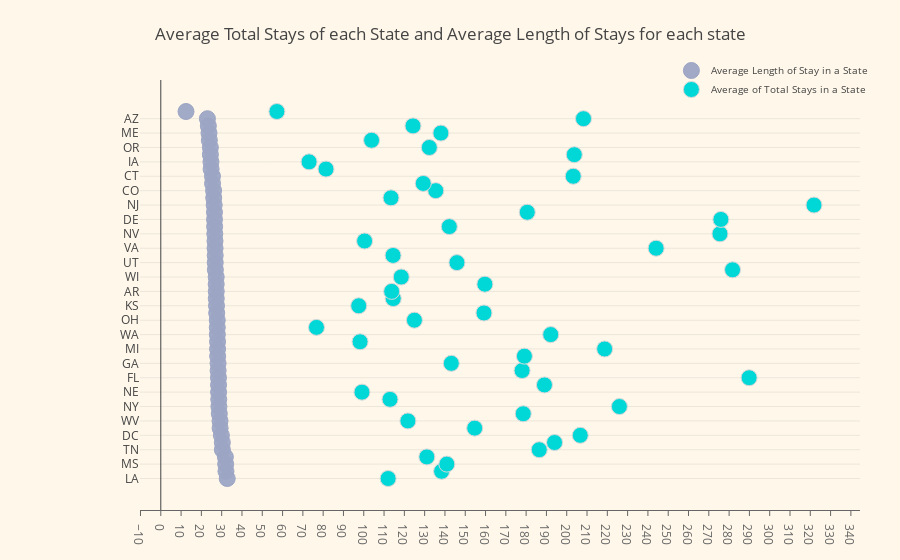

This figure's notebook cell:
### Markdown cell above
## 4. Finding States / Facilities with poor average length of stay days 

### 4.1 States and their average total number stays (of different facilities) and average length of stays (in different facilities)

### Code cell
query2 = """SELECT
  state, AVG(average_length_of_stays_days) as average_length_of_stays_days, AVG(total_stays) as total_stays
FROM
  `bigquery-public-data.cms_medicare.nursing_facilities_2014`
  GROUP BY 
  state
ORDER BY
  average_length_of_stays_days DESC;
        """
response2 = medicare.query_to_pandas_safe(query2)
response2.head(10)


trace0 = go.Scatter(
    x=response2.average_length_of_stays_days,
    y=response2.state,
    mode='markers',
    name='Average Length of Stay in a State',
    marker=dict(
        color='rgba(156, 165, 196, 0.95)',
        line=dict(
            color='rgba(156, 165, 196, 1.0)',
            width=1,
        ),
        symbol='circle',
        size=16,
    )
)
trace1 = go.Scatter(
    x=response2.total_stays,
    y=response2.state,
    mode='markers',
    name='Average of Total Stays in a State ',
    marker=dict(
        color='#00d8d8',
        line=dict(
            color='rgba(217, 217, 217, 1.0)',
            width=1,
        ),
        symbol='circle',
        size=16,
    )
)

data = [trace0, trace1]
layout = go.Layout(
    title="Average Total Stays of each State and Average Length of Stays for each state ",
    xaxis=dict(
        showgrid=False,
        showline=True,
        linecolor='rgb(102, 102, 102)',
        titlefont=dict(
            color='rgb(204, 204, 204)'
        ),
        tickfont=dict(
            color='rgb(102, 102, 102)',
        ),
#         autotick=False,
        dtick=10,
        ticks='outside',
        tickcolor='rgb(102, 102, 102)',
    ),
    margin=dict(
        l=140,
        r=40,
        b=50,
        t=80
    ),
    legend=dict(
        font=dict(
            size=10,
        ),
        yanchor='middle',
        xanchor='right',
    ),
#     width=800,
    height=600,
    paper_bgcolor='rgb(254, 247, 234)',
    plot_bgcolor='rgb(254, 247, 234)',
    hovermode='closest',
)
fig = go.Figure(data=data, layout=layout)
iplot(fig, filename='lowest-oecd-votes-cast')

### Figure 1 — Plotly figure (JSON) as saved in the notebook; plotly's stock layout.template omitted (floating-point values rounded to 4 significant figures)
{"data": [{"marker": {"color": "rgba(156, 165, 196, 0.95)", "line": {"color": "rgba(156, 165, 196, 1.0)", "width": 1}, "size": 16, "symbol": "circle"}, "mode": "markers", "name": "Average Length of Stay in a State", "type": "scatter", "uid": "0bd9d24c-fda7-11eb-9659-0242ac130202", "x": [32.73, 32.11, 31.97, 31.81, 30.35, 30.32, 29.86, 29.23, 29.18, 28.83, 28.63, 28.56, 28.48, 28.46, 28.42, 28.24, 28.21, 28.01, 27.98, 27.97, 27.86, 27.83, 27.82, 27.54, 27.45, 27.32, 27.32, 27.29, 27.29, 26.89, 26.81, 26.81, 26.74, 26.7, 26.6, 26.53, 26.47, 26.45, 26.31, 26.08, 26.01, 25.5, 25.47, 24.79, 24.71, 24.44, 24.43, 23.93, 23.75, 23.43, 22.97, 12.42], "y": ["LA", "IN", "MS", "TX", "TN", "IL", "DC", "KY", "WV", "CA", "NY", "WY", "NE", "SC", "FL", "NC", "GA", "NH", "MI", "HI", "WA", "SD", "OH", "VT", "KS", "ID", "AR", "PA", "WI", "MD", "UT", "MO", "VA", "OK", "NV", "NM", "DE", "AL", "NJ", "MT", "CO", "RI", "CT", "ND", "IA", "MA", "OR", "AK", "ME", "MN", "AZ", "PR"]}, {"marker": {"color": "#00d8d8", "line": {"color": "rgba(217, 217, 217, 1.0)", "width": 1}, "size": 16, "symbol": "circle"}, "mode": "markers", "name": "Average of Total Stays in a State ", "type": "scatter", "uid": "0bd9d508-fda7-11eb-9659-0242ac130202", "x": [112.0, 138.3, 140.9, 131.1, 186.5, 194.0, 206.7, 154.7, 121.7, 178.6, 225.9, 112.9, 99.12, 189.0, 289.9, 178.0, 143.1, 179.1, 218.7, 98.17, 192.1, 76.71, 125.0, 159.2, 97.52, 114.5, 113.7, 159.7, 118.5, 281.7, 145.9, 114.4, 244.0, 100.4, 275.5, 142.1, 275.9, 180.6, 321.8, 113.4, 135.5, 129.3, 203.2, 81.39, 73.06, 203.7, 132.3, 103.9, 138, 124.3, 208.3, 57.2], "y": ["LA", "IN", "MS", "TX", "TN", "IL", "DC", "KY", "WV", "CA", "NY", "WY", "NE", "SC", "FL", "NC", "GA", "NH", "MI", "HI", "WA", "SD", "OH", "VT", "KS", "ID", "AR", "PA", "WI", "MD", "UT", "MO", "VA", "OK", "NV", "NM", "DE", "AL", "NJ", "MT", "CO", "RI", "CT", "ND", "IA", "MA", "OR", "AK", "ME", "MN", "AZ", "PR"]}], "layout": {"autosize": true, "hovermode": "closest", "legend": {"font": {"size": 10}, "xanchor": "right", "yanchor": "middle"}, "margin": {"b": 50, "l": 140, "r": 40, "t": 80}, "paper_bgcolor": "rgb(254, 247, 234)", "plot_bgcolor": "rgb(254, 247, 234)", "title": {"text": "Average Total Stays of each State and Average Length of Stays for each state "}, "xaxis": {"autorange": true, "dtick": 10, "linecolor": "rgb(102, 102, 102)", "range": [-11.03, 345.3], "showgrid": false, "showline": true, "tickcolor": "rgb(102, 102, 102)", "tickfont": {"color": "rgb(102, 102, 102)"}, "ticks": "outside", "title": {"font": {"color": "rgb(204, 204, 204)"}}, "type": "linear"}, "yaxis": {"autorange": true, "range": [-4.239, 55.24], "type": "category"}}}
